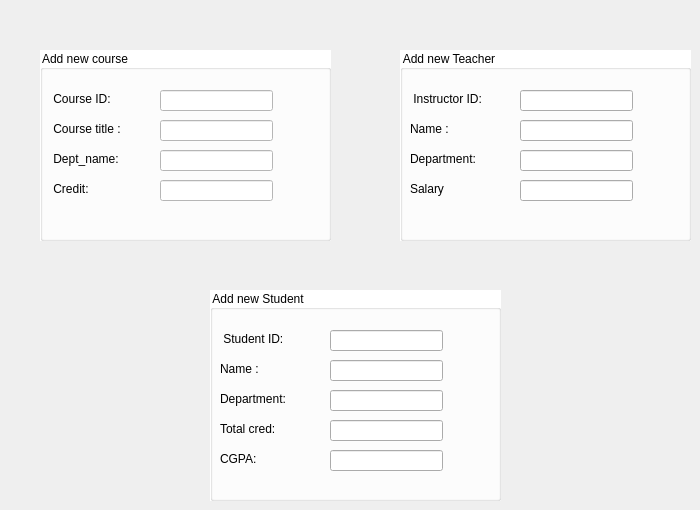
   <widget class="QWidget" name="profiletab">
    <attribute name="title">
     <string>Add</string>
    </attribute>
    <widget class="QGroupBox" name="instructorprofile">
     <property name="geometry">
      <rect>
       <x>40</x>
       <y>50</y>
       <width>291</width>
       <height>191</height>
      </rect>
     </property>
     <property name="palette">
      <palette>
       <active>
        <colorrole role="Button">
         <brush brushstyle="SolidPattern">
          <color alpha="255">
           <red>255</red>
           <green>255</green>
           <blue>255</blue>
          </color>
         </brush>
        </colorrole>
        <colorrole role="Base">
         <brush brushstyle="SolidPattern">
          <color alpha="255">
           <red>255</red>
           <green>255</green>
           <blue>255</blue>
          </color>
         </brush>
        </colorrole>
        <colorrole role="Window">
         <brush brushstyle="SolidPattern">
          <color alpha="255">
           <red>255</red>
           <green>255</green>
           <blue>255</blue>
          </color>
         </brush>
        </colorrole>
       </active>
       <inactive>
        <colorrole role="Button">
         <brush brushstyle="SolidPattern">
          <color alpha="255">
           <red>255</red>
           <green>255</green>
           <blue>255</blue>
          </color>
         </brush>
        </colorrole>
        <colorrole role="Base">
         <brush brushstyle="SolidPattern">
          <color alpha="255">
           <red>255</red>
           <green>255</green>
           <blue>255</blue>
          </color>
         </brush>
        </colorrole>
        <colorrole role="Window">
         <brush brushstyle="SolidPattern">
          <color alpha="255">
           <red>255</red>
           <green>255</green>
           <blue>255</blue>
          </color>
         </brush>
        </colorrole>
       </inactive>
       <disabled>
        <colorrole role="Button">
         <brush brushstyle="SolidPattern">
          <color alpha="255">
           <red>255</red>
           <green>255</green>
           <blue>255</blue>
          </color>
         </brush>
        </colorrole>
        <colorrole role="Base">
         <brush brushstyle="SolidPattern">
          <color alpha="255">
           <red>255</red>
           <green>255</green>
           <blue>255</blue>
          </color>
         </brush>
        </colorrole>
        <colorrole role="Window">
         <brush brushstyle="SolidPattern">
          <color alpha="255">
           <red>255</red>
           <green>255</green>
           <blue>255</blue>
          </color>
         </brush>
        </colorrole>
       </disabled>
      </palette>
     </property>
     <property name="styleSheet">
      <string notr="true">#instructorprofile{
	background-color: white
}</string>
     </property>
     <property name="title">
      <string>Add new course</string>
     </property>
     <widget class="QLabel" name="label_22">
      <property name="geometry">
       <rect>
        <x>10</x>
        <y>40</y>
        <width>101</width>
        <height>17</height>
       </rect>
      </property>
      <property name="palette">
       <palette>
        <active>
         <colorrole role="WindowText">
          <brush brushstyle="SolidPattern">
           <color alpha="255">
            <red>0</red>
            <green>0</green>
            <blue>0</blue>
           </color>
          </brush>
         </colorrole>
        </active>
        <inactive>
         <colorrole role="WindowText">
          <brush brushstyle="SolidPattern">
           <color alpha="255">
            <red>0</red>
            <green>0</green>
            <blue>0</blue>
           </color>
          </brush>
         </colorrole>
        </inactive>
        <disabled>
         <colorrole role="WindowText">
          <brush brushstyle="SolidPattern">
           <color alpha="96">
            <red>164</red>
            <green>166</green>
            <blue>168</blue>
           </color>
          </brush>
         </colorrole>
        </disabled>
       </palette>
      </property>
      <property name="text">
       <string> Course ID:</string>
      </property>
     </widget>
     <widget class="QLineEdit" name="lineEdit">
      <property name="geometry">
       <rect>
        <x>120</x>
        <y>40</y>
        <width>113</width>
        <height>21</height>
       </rect>
      </property>
      <property name="styleSheet">
       <string notr="true">#lineEdit{
	background-color: white;
}</string>
      </property>
     </widget>
     <widget class="QLabel" name="label_24">
      <property name="geometry">
       <rect>
        <x>10</x>
        <y>70</y>
        <width>101</width>
        <height>17</height>
       </rect>
      </property>
      <property name="palette">
       <palette>
        <active>
         <colorrole role="WindowText">
          <brush brushstyle="SolidPattern">
           <color alpha="255">
            <red>0</red>
            <green>0</green>
            <blue>0</blue>
           </color>
          </brush>
         </colorrole>
        </active>
        <inactive>
         <colorrole role="WindowText">
          <brush brushstyle="SolidPattern">
           <color alpha="255">
            <red>0</red>
            <green>0</green>
            <blue>0</blue>
           </color>
          </brush>
         </colorrole>
        </inactive>
        <disabled>
         <colorrole role="WindowText">
          <brush brushstyle="SolidPattern">
           <color alpha="96">
            <red>164</red>
            <green>166</green>
            <blue>168</blue>
           </color>
          </brush>
         </colorrole>
        </disabled>
       </palette>
      </property>
      <property name="text">
       <string> Course title :</string>
      </property>
     </widget>
     <widget class="QLineEdit" name="lineEdit_4">
      <property name="geometry">
       <rect>
        <x>120</x>
        <y>70</y>
        <width>113</width>
        <height>21</height>
       </rect>
      </property>
      <property name="styleSheet">
       <string notr="true">#lineEdit_4
{
	background-color: white;
}</string>
      </property>
     </widget>
     <widget class="QLabel" name="label_25">
      <property name="geometry">
       <rect>
        <x>10</x>
        <y>100</y>
        <width>101</width>
        <height>17</height>
       </rect>
      </property>
      <property name="palette">
       <palette>
        <active>
         <colorrole role="WindowText">
          <brush brushstyle="SolidPattern">
           <color alpha="255">
            <red>0</red>
            <green>0</green>
            <blue>0</blue>
           </color>
          </brush>
         </colorrole>
        </active>
        <inactive>
         <colorrole role="WindowText">
          <brush brushstyle="SolidPattern">
           <color alpha="255">
            <red>0</red>
            <green>0</green>
            <blue>0</blue>
           </color>
          </brush>
         </colorrole>
        </inactive>
        <disabled>
         <colorrole role="WindowText">
          <brush brushstyle="SolidPattern">
           <color alpha="96">
            <red>164</red>
            <green>166</green>
            <blue>168</blue>
           </color>
          </brush>
         </colorrole>
        </disabled>
       </palette>
      </property>
      <property name="text">
       <string> Dept_name:</string>
      </property>
     </widget>
     <widget class="QLineEdit" name="lineEdit_5">
      <property name="geometry">
       <rect>
        <x>120</x>
        <y>100</y>
        <width>113</width>
        <height>21</height>
       </rect>
      </property>
      <property name="styleSheet">
       <string notr="true">#lineEdit_5{
	background-color: white;
}</string>
      </property>
     </widget>
     <widget class="QLabel" name="label_26">
      <property name="geometry">
       <rect>
        <x>10</x>
        <y>130</y>
        <width>101</width>
        <height>17</height>
       </rect>
      </property>
      <property name="palette">
       <palette>
        <active>
         <colorrole role="WindowText">
          <brush brushstyle="SolidPattern">
           <color alpha="255">
            <red>0</red>
            <green>0</green>
            <blue>0</blue>
           </color>
          </brush>
         </colorrole>
        </active>
        <inactive>
         <colorrole role="WindowText">
          <brush brushstyle="SolidPattern">
           <color alpha="255">
            <red>0</red>
            <green>0</green>
            <blue>0</blue>
           </color>
          </brush>
         </colorrole>
        </inactive>
        <disabled>
         <colorrole role="WindowText">
          <brush brushstyle="SolidPattern">
           <color alpha="96">
            <red>164</red>
            <green>166</green>
            <blue>168</blue>
           </color>
          </brush>
         </colorrole>
        </disabled>
       </palette>
      </property>
      <property name="text">
       <string> Credit:</string>
      </property>
     </widget>
     <widget class="QLineEdit" name="lineEdit_6">
      <property name="geometry">
       <rect>
        <x>120</x>
        <y>130</y>
        <width>113</width>
        <height>21</height>
       </rect>
      </property>
      <property name="styleSheet">
       <string notr="true">#lineEdit_6{
	background-color: white;
}</string>
      </property>
     </widget>
    </widget>
    <widget class="QGroupBox" name="newteacher">
     <property name="geometry">
      <rect>
       <x>400</x>
       <y>50</y>
       <width>291</width>
       <height>191</height>
      </rect>
     </property>
     <property name="palette">
      <palette>
       <active>
        <colorrole role="WindowText">
         <brush brushstyle="SolidPattern">
          <color alpha="255">
           <red>0</red>
           <green>0</green>
           <blue>0</blue>
          </color>
         </brush>
        </colorrole>
        <colorrole role="Button">
         <brush brushstyle="SolidPattern">
          <color alpha="255">
           <red>255</red>
           <green>255</green>
           <blue>255</blue>
          </color>
         </brush>
        </colorrole>
        <colorrole role="Base">
         <brush brushstyle="SolidPattern">
          <color alpha="255">
           <red>255</red>
           <green>255</green>
           <blue>255</blue>
          </color>
         </brush>
        </colorrole>
        <colorrole role="Window">
         <brush brushstyle="SolidPattern">
          <color alpha="255">
           <red>255</red>
           <green>255</green>
           <blue>255</blue>
          </color>
         </brush>
        </colorrole>
       </active>
       <inactive>
        <colorrole role="WindowText">
         <brush brushstyle="SolidPattern">
          <color alpha="255">
           <red>0</red>
           <green>0</green>
           <blue>0</blue>
          </color>
         </brush>
        </colorrole>
        <colorrole role="Button">
         <brush brushstyle="SolidPattern">
          <color alpha="255">
           <red>255</red>
           <green>255</green>
           <blue>255</blue>
          </color>
         </brush>
        </colorrole>
        <colorrole role="Base">
         <brush brushstyle="SolidPattern">
          <color alpha="255">
           <red>255</red>
           <green>255</green>
           <blue>255</blue>
          </color>
         </brush>
        </colorrole>
        <colorrole role="Window">
         <brush brushstyle="SolidPattern">
          <color alpha="255">
           <red>255</red>
           <green>255</green>
           <blue>255</blue>
          </color>
         </brush>
        </colorrole>
       </inactive>
       <disabled>
        <colorrole role="WindowText">
         <brush brushstyle="SolidPattern">
          <color alpha="96">
           <red>164</red>
           <green>166</green>
           <blue>168</blue>
          </color>
         </brush>
        </colorrole>
        <colorrole role="Button">
         <brush brushstyle="SolidPattern">
          <color alpha="255">
           <red>255</red>
           <green>255</green>
           <blue>255</blue>
          </color>
         </brush>
        </colorrole>
        <colorrole role="Base">
         <brush brushstyle="SolidPattern">
          <color alpha="255">
           <red>255</red>
           <green>255</green>
           <blue>255</blue>
          </color>
         </brush>
        </colorrole>
        <colorrole role="Window">
         <brush brushstyle="SolidPattern">
          <color alpha="255">
           <red>255</red>
           <green>255</green>
           <blue>255</blue>
          </color>
         </brush>
        </colorrole>
       </disabled>
      </palette>
     </property>
     <property name="styleSheet">
      <string notr="true">#newteacher{
	background-color: white
}

#newteacher .lineEdit{
	background-color: white
}

</string>
     </property>
     <property name="title">
      <string>Add new Teacher</string>
     </property>
     <widget class="QLabel" name="label_23">
      <property name="geometry">
       <rect>
        <x>10</x>
        <y>40</y>
        <width>101</width>
        <height>17</height>
       </rect>
      </property>
      <property name="palette">
       <palette>
        <active>
         <colorrole role="WindowText">
          <brush brushstyle="SolidPattern">
           <color alpha="255">
            <red>0</red>
            <green>0</green>
            <blue>0</blue>
           </color>
          </brush>
         </colorrole>
        </active>
        <inactive>
         <colorrole role="WindowText">
          <brush brushstyle="SolidPattern">
           <color alpha="255">
            <red>0</red>
            <green>0</green>
            <blue>0</blue>
           </color>
          </brush>
         </colorrole>
        </inactive>
        <disabled>
         <colorrole role="WindowText">
          <brush brushstyle="SolidPattern">
           <color alpha="96">
            <red>164</red>
            <green>166</green>
            <blue>168</blue>
           </color>
          </brush>
         </colorrole>
        </disabled>
       </palette>
      </property>
      <property name="text">
       <string> Instructor ID:</string>
      </property>
     </widget>
     <widget class="QLineEdit" name="lineEdit_2">
      <property name="geometry">
       <rect>
        <x>120</x>
        <y>40</y>
        <width>113</width>
        <height>21</height>
       </rect>
      </property>
      <property name="styleSheet">
       <string notr="true">#lineEdit{
	background-color: white;
}</string>
      </property>
     </widget>
     <widget class="QLabel" name="label_27">
      <property name="geometry">
       <rect>
        <x>10</x>
        <y>70</y>
        <width>101</width>
        <height>17</height>
       </rect>
      </property>
      <property name="palette">
       <palette>
        <active>
         <colorrole role="WindowText">
          <brush brushstyle="SolidPattern">
           <color alpha="255">
            <red>0</red>
            <green>0</green>
            <blue>0</blue>
           </color>
          </brush>
         </colorrole>
        </active>
        <inactive>
         <colorrole role="WindowText">
          <brush brushstyle="SolidPattern">
           <color alpha="255">
            <red>0</red>
            <green>0</green>
            <blue>0</blue>
           </color>
          </brush>
         </colorrole>
        </inactive>
        <disabled>
         <colorrole role="WindowText">
          <brush brushstyle="SolidPattern">
           <color alpha="96">
            <red>164</red>
            <green>166</green>
            <blue>168</blue>
           </color>
          </brush>
         </colorrole>
        </disabled>
       </palette>
      </property>
      <property name="text">
       <string>Name :</string>
      </property>
     </widget>
     <widget class="QLineEdit" name="lineEdit_7">
      <property name="geometry">
       <rect>
        <x>120</x>
        <y>70</y>
        <width>113</width>
        <height>21</height>
       </rect>
      </property>
      <property name="styleSheet">
       <string notr="true">#lineEdit_4
{
	background-color: white;
}</string>
      </property>
     </widget>
     <widget class="QLabel" name="label_28">
      <property name="geometry">
       <rect>
        <x>10</x>
        <y>100</y>
        <width>101</width>
        <height>17</height>
       </rect>
      </property>
      <property name="palette">
       <palette>
        <active>
         <colorrole role="WindowText">
          <brush brushstyle="SolidPattern">
           <color alpha="255">
            <red>0</red>
            <green>0</green>
            <blue>0</blue>
           </color>
          </brush>
         </colorrole>
        </active>
        <inactive>
         <colorrole role="WindowText">
          <brush brushstyle="SolidPattern">
           <color alpha="255">
            <red>0</red>
            <green>0</green>
            <blue>0</blue>
           </color>
          </brush>
         </colorrole>
        </inactive>
        <disabled>
         <colorrole role="WindowText">
          <brush brushstyle="SolidPattern">
           <color alpha="96">
            <red>164</red>
            <green>166</green>
            <blue>168</blue>
           </color>
          </brush>
         </colorrole>
        </disabled>
       </palette>
      </property>
      <property name="text">
       <string>Department:</string>
      </property>
     </widget>
     <widget class="QLineEdit" name="lineEdit_8">
      <property name="geometry">
       <rect>
        <x>120</x>
        <y>100</y>
        <width>113</width>
        <height>21</height>
       </rect>
      </property>
      <property name="styleSheet">
       <string notr="true">#lineEdit_5{
	background-color: white;
}</string>
      </property>
     </widget>
     <widget class="QLabel" name="label_29">
      <property name="geometry">
       <rect>
        <x>10</x>
        <y>130</y>
        <width>101</width>
        <height>17</height>
       </rect>
      </property>
      <property name="palette">
       <palette>
        <active>
         <colorrole role="WindowText">
          <brush brushstyle="SolidPattern">
           <color alpha="255">
            <red>0</red>
            <green>0</green>
            <blue>0</blue>
           </color>
          </brush>
         </colorrole>
        </active>
        <inactive>
         <colorrole role="WindowText">
          <brush brushstyle="SolidPattern">
           <color alpha="255">
            <red>0</red>
            <green>0</green>
            <blue>0</blue>
           </color>
          </brush>
         </colorrole>
        </inactive>
        <disabled>
         <colorrole role="WindowText">
          <brush brushstyle="SolidPattern">
           <color alpha="96">
            <red>164</red>
            <green>166</green>
            <blue>168</blue>
           </color>
          </brush>
         </colorrole>
        </disabled>
       </palette>
      </property>
      <property name="text">
       <string>Salary</string>
      </property>
     </widget>
     <widget class="QLineEdit" name="lineEdit_9">
      <property name="geometry">
       <rect>
        <x>120</x>
        <y>130</y>
        <width>113</width>
        <height>21</height>
       </rect>
      </property>
      <property name="styleSheet">
       <string notr="true">#lineEdit_6{
	background-color: white;
}</string>
      </property>
     </widget>
    </widget>
    <widget class="QGroupBox" name="newstudent">
     <property name="geometry">
      <rect>
       <x>210</x>
       <y>290</y>
       <width>291</width>
       <height>211</height>
      </rect>
     </property>
     <property name="palette">
      <palette>
       <active>
        <colorrole role="WindowText">
         <brush brushstyle="SolidPattern">
          <color alpha="255">
           <red>0</red>
           <green>0</green>
           <blue>0</blue>
          </color>
         </brush>
        </colorrole>
        <colorrole role="Button">
         <brush brushstyle="SolidPattern">
          <color alpha="255">
           <red>255</red>
           <green>255</green>
           <blue>255</blue>
          </color>
         </brush>
        </colorrole>
        <colorrole role="Base">
         <brush brushstyle="SolidPattern">
          <color alpha="255">
           <red>255</red>
           <green>255</green>
           <blue>255</blue>
          </color>
         </brush>
        </colorrole>
        <colorrole role="Window">
         <brush brushstyle="SolidPattern">
          <color alpha="255">
           <red>255</red>
           <green>255</green>
           <blue>255</blue>
          </color>
         </brush>
        </colorrole>
       </active>
       <inactive>
        <colorrole role="WindowText">
         <brush brushstyle="SolidPattern">
          <color alpha="255">
           <red>0</red>
           <green>0</green>
           <blue>0</blue>
          </color>
         </brush>
        </colorrole>
        <colorrole role="Button">
         <brush brushstyle="SolidPattern">
          <color alpha="255">
           <red>255</red>
           <green>255</green>
           <blue>255</blue>
          </color>
         </brush>
        </colorrole>
        <colorrole role="Base">
         <brush brushstyle="SolidPattern">
          <color alpha="255">
           <red>255</red>
           <green>255</green>
           <blue>255</blue>
          </color>
         </brush>
        </colorrole>
        <colorrole role="Window">
         <brush brushstyle="SolidPattern">
          <color alpha="255">
           <red>255</red>
           <green>255</green>
           <blue>255</blue>
          </color>
         </brush>
        </colorrole>
       </inactive>
       <disabled>
        <colorrole role="WindowText">
         <brush brushstyle="SolidPattern">
          <color alpha="96">
           <red>164</red>
           <green>166</green>
           <blue>168</blue>
          </color>
         </brush>
        </colorrole>
        <colorrole role="Button">
         <brush brushstyle="SolidPattern">
          <color alpha="255">
           <red>255</red>
           <green>255</green>
           <blue>255</blue>
          </color>
         </brush>
        </colorrole>
        <colorrole role="Base">
         <brush brushstyle="SolidPattern">
          <color alpha="255">
           <red>255</red>
           <green>255</green>
           <blue>255</blue>
          </color>
         </brush>
        </colorrole>
        <colorrole role="Window">
         <brush brushstyle="SolidPattern">
          <color alpha="255">
           <red>255</red>
           <green>255</green>
           <blue>255</blue>
          </color>
         </brush>
        </colorrole>
       </disabled>
      </palette>
     </property>
     <property name="styleSheet">
      <string notr="true">#newstudent{
	background-color: white
}

#newteacher .lineEdit{
	background-color: white
}

</string>
     </property>
     <property name="title">
      <string>Add new Student</string>
     </property>
     <widget class="QLabel" name="label_30">
      <property name="geometry">
       <rect>
        <x>10</x>
        <y>40</y>
        <width>101</width>
        <height>17</height>
       </rect>
      </property>
      <property name="palette">
       <palette>
        <active>
         <colorrole role="WindowText">
          <brush brushstyle="SolidPattern">
           <color alpha="255">
            <red>0</red>
            <green>0</green>
            <blue>0</blue>
           </color>
          </brush>
         </colorrole>
        </active>
        <inactive>
         <colorrole role="WindowText">
          <brush brushstyle="SolidPattern">
           <color alpha="255">
            <red>0</red>
            <green>0</green>
            <blue>0</blue>
           </color>
          </brush>
         </colorrole>
        </inactive>
        <disabled>
         <colorrole role="WindowText">
          <brush brushstyle="SolidPattern">
           <color alpha="96">
            <red>164</red>
            <green>166</green>
            <blue>168</blue>
           </color>
          </brush>
         </colorrole>
        </disabled>
       </palette>
      </property>
      <property name="text">
       <string> Student ID:</string>
      </property>
     </widget>
     <widget class="QLineEdit" name="lineEdit_3">
      <property name="geometry">
       <rect>
        <x>120</x>
        <y>40</y>
        <width>113</width>
        <height>21</height>
       </rect>
      </property>
      <property name="styleSheet">
       <string notr="true">#lineEdit{
	background-color: white;
}</string>
      </property>
     </widget>
     <widget class="QLabel" name="label_31">
      <property name="geometry">
       <rect>
        <x>10</x>
        <y>70</y>
        <width>101</width>
        <height>17</height>
       </rect>
      </property>
      <property name="palette">
       <palette>
        <active>
         <colorrole role="WindowText">
          <brush brushstyle="SolidPattern">
           <color alpha="255">
            <red>0</red>
            <green>0</green>
            <blue>0</blue>
           </color>
          </brush>
         </colorrole>
        </active>
        <inactive>
         <colorrole role="WindowText">
          <brush brushstyle="SolidPattern">
           <color alpha="255">
            <red>0</red>
            <green>0</green>
            <blue>0</blue>
           </color>
          </brush>
         </colorrole>
        </inactive>
        <disabled>
         <colorrole role="WindowText">
          <brush brushstyle="SolidPattern">
           <color alpha="96">
            <red>164</red>
            <green>166</green>
            <blue>168</blue>
           </color>
          </brush>
         </colorrole>
        </disabled>
       </palette>
      </property>
      <property name="text">
       <string>Name :</string>
      </property>
     </widget>
     <widget class="QLineEdit" name="lineEdit_10">
      <property name="geometry">
       <rect>
        <x>120</x>
        <y>70</y>
        <width>113</width>
        <height>21</height>
       </rect>
      </property>
      <property name="styleSheet">
       <string notr="true">#lineEdit_4
{
	background-color: white;
}</string>
      </property>
     </widget>
     <widget class="QLabel" name="label_32">
      <property name="geometry">
       <rect>
        <x>10</x>
        <y>100</y>
        <width>101</width>
        <height>17</height>
       </rect>
      </property>
      <property name="palette">
       <palette>
        <active>
         <colorrole role="WindowText">
          <brush brushstyle="SolidPattern">
           <color alpha="255">
            <red>0</red>
            <green>0</green>
            <blue>0</blue>
           </color>
          </brush>
         </colorrole>
        </active>
        <inactive>
         <colorrole role="WindowText">
          <brush brushstyle="SolidPattern">
           <color alpha="255">
            <red>0</red>
            <green>0</green>
            <blue>0</blue>
           </color>
          </brush>
         </colorrole>
        </inactive>
        <disabled>
         <colorrole role="WindowText">
          <brush brushstyle="SolidPattern">
           <color alpha="96">
            <red>164</red>
            <green>166</green>
            <blue>168</blue>
           </color>
          </brush>
         </colorrole>
        </disabled>
       </palette>
      </property>
      <property name="text">
       <string>Department:</string>
      </property>
     </widget>
     <widget class="QLineEdit" name="lineEdit_11">
      <property name="geometry">
       <rect>
        <x>120</x>
        <y>100</y>
        <width>113</width>
        <height>21</height>
       </rect>
      </property>
      <property name="styleSheet">
       <string notr="true">#lineEdit_5{
	background-color: white;
}</string>
      </property>
     </widget>
     <widget class="QLabel" name="label_33">
      <property name="geometry">
       <rect>
        <x>10</x>
        <y>130</y>
        <width>101</width>
        <height>17</height>
       </rect>
      </property>
      <property name="palette">
       <palette>
        <active>
         <colorrole role="WindowText">
          <brush brushstyle="SolidPattern">
           <color alpha="255">
            <red>0</red>
            <green>0</green>
            <blue>0</blue>
           </color>
          </brush>
         </colorrole>
        </active>
        <inactive>
         <colorrole role="WindowText">
          <brush brushstyle="SolidPattern">
           <color alpha="255">
            <red>0</red>
            <green>0</green>
            <blue>0</blue>
           </color>
          </brush>
         </colorrole>
        </inactive>
        <disabled>
         <colorrole role="WindowText">
          <brush brushstyle="SolidPattern">
           <color alpha="96">
            <red>164</red>
            <green>166</green>
            <blue>168</blue>
           </color>
          </brush>
         </colorrole>
        </disabled>
       </palette>
      </property>
      <property name="text">
       <string>Total cred: </string>
      </property>
     </widget>
     <widget class="QLineEdit" name="lineEdit_12">
      <property name="geometry">
       <rect>
        <x>120</x>
        <y>130</y>
        <width>113</width>
        <height>21</height>
       </rect>
      </property>
      <property name="styleSheet">
       <string notr="true">#lineEdit_6{
	background-color: white;
}</string>
      </property>
     </widget>
     <widget class="QLabel" name="label_34">
      <property name="geometry">
       <rect>
        <x>10</x>
        <y>160</y>
        <width>101</width>
        <height>17</height>
       </rect>
      </property>
      <property name="palette">
       <palette>
        <active>
         <colorrole role="WindowText">
          <brush brushstyle="SolidPattern">
           <color alpha="255">
            <red>0</red>
            <green>0</green>
            <blue>0</blue>
           </color>
          </brush>
         </colorrole>
        </active>
        <inactive>
         <colorrole role="WindowText">
          <brush brushstyle="SolidPattern">
           <color alpha="255">
            <red>0</red>
            <green>0</green>
            <blue>0</blue>
           </color>
          </brush>
         </colorrole>
        </inactive>
        <disabled>
         <colorrole role="WindowText">
          <brush brushstyle="SolidPattern">
           <color alpha="96">
            <red>164</red>
            <green>166</green>
            <blue>168</blue>
           </color>
          </brush>
         </colorrole>
        </disabled>
       </palette>
      </property>
      <property name="text">
       <string>CGPA: </string>
      </property>
     </widget>
     <widget class="QLineEdit" name="lineEdit_13">
      <property name="geometry">
       <rect>
        <x>120</x>
        <y>160</y>
        <width>113</width>
        <height>21</height>
       </rect>
      </property>
      <property name="styleSheet">
       <string notr="true">#lineEdit_6{
	background-color: white;
}</string>
      </property>
     </widget>
    </widget>
   </widget>
